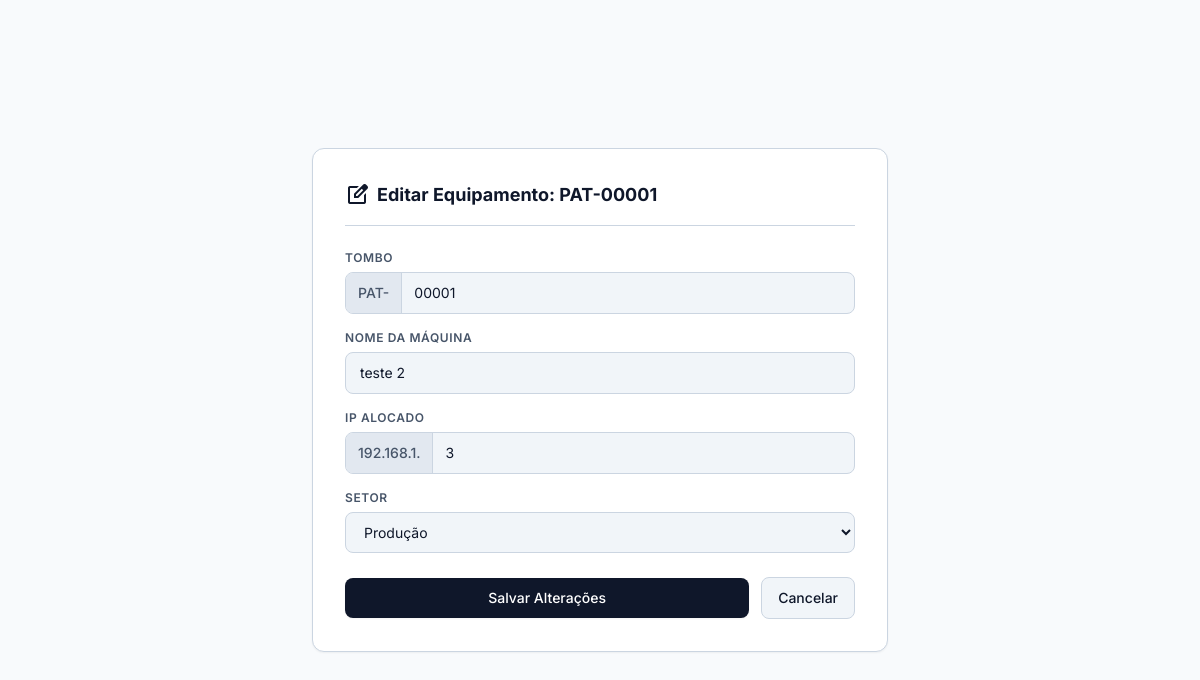
Page /painel/editar/2/ (signed in) on the earlier database version.
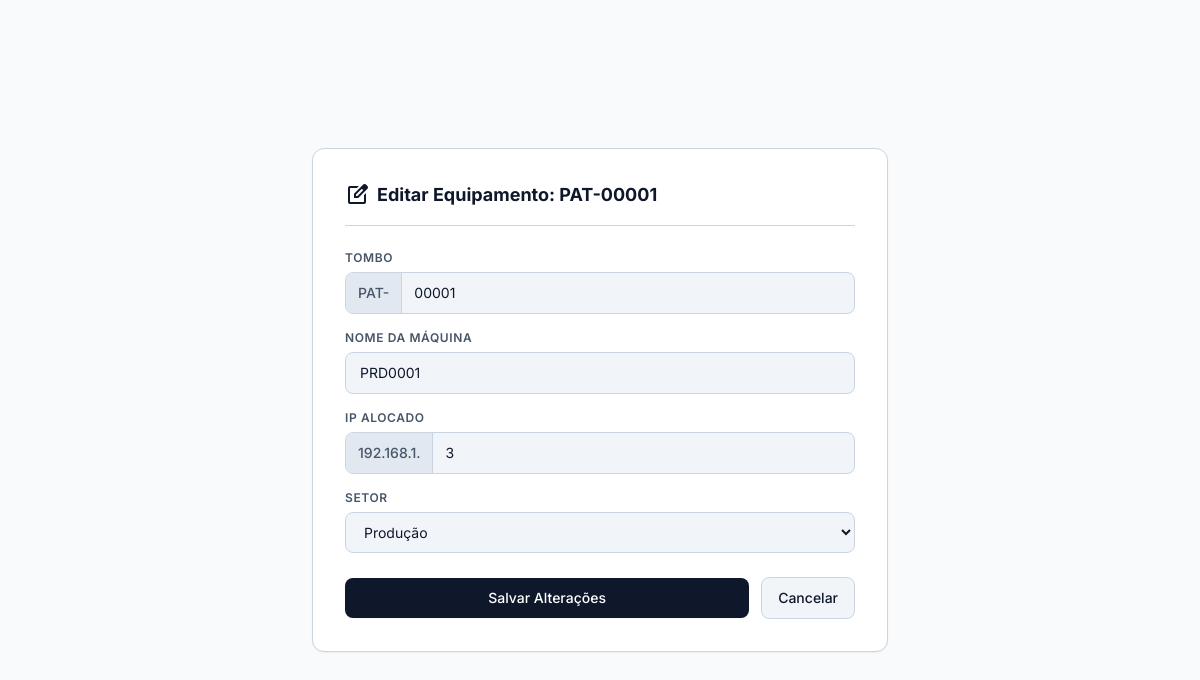
Same page on the later database version.
### core/models.py (models this page shows, shortened)
class Equipamento(models.Model):
    tombo = models.CharField(max_length=6, unique=True, verbose_name="Tombo")
    nome_maquina = models.CharField(max_length=100, unique=True, verbose_name="Nome da Máquina")
    ip_alocado = models.IntegerField(verbose_name="IP Alocado (Final)")
    setor = models.CharField(max_length=50, verbose_name="Setor")

### core/views.py (the view, shortened to what this page needs)
# urls.py: path('painel/editar/<int:pk>/', views.editar_patrimonio, name='editar_patrimonio'),
@login_required(login_url='login_ti')
def editar_patrimonio(request, pk):
    equipamento = get_object_or_404(Equipamento, pk=pk)
    return render(request, 'core/editar_patrimonio.html', {'equipamento': equipamento})

### core/templates/core/editar_patrimonio.html (shortened to what the changed rows need)
<!DOCTYPE html>
<html lang="pt-BR">
<head>
  <script src="https://cdn.tailwindcss.com"></script>
  <script id="tailwind-config">
    tailwind.config = {
      darkMode: "class",
      theme: {
        extend: {
          colors: {
            "surface": "#f8fafc",
            "surface-container": "#f1f5f9",
            "surface-container-high": "#e2e8f0",
            "surface-container-highest": "#cbd5e1",
            "surface-container-lowest": "#ffffff",
            "primary": "#0f172a",
            "on-primary": "#ffffff",
            "primary-container": "#1e293b",
            "on-primary-container": "#e2e8f0",
            "secondary": "#475569",
            "secondary-container": "#e0f2fe",
            "on-secondary-container": "#0369a1",
            "outline": "#94a3b8",
            "outline-variant": "#cbd5e1",
            "error": "#ef4444",
            "on-error": "#ffffff",
            "on-surface": "#0f172a",
            "on-surface-variant": "#475569"
          },
          fontFamily: {
            "body": ["Inter", "sans-serif"],
            "mono": ["JetBrains Mono", "monospace"]
          }
        }
      }
    }
  </script>
</head>
<body class="bg-surface font-body text-on-surface antialiased min-h-screen flex flex-col items-center justify-center p-6">
  <div class="max-w-xl w-full bg-surface-container-lowest border border-outline-variant rounded-xl p-8 shadow-sm flex flex-col gap-6">
    <div class="flex items-center justify-between border-b border-outline-variant pb-4">
      <div class="flex items-center gap-2">
        <span class="material-symbols-outlined text-primary text-[24px]">edit_square</span>
        <h1 class="font-bold text-primary text-lg">Editar Equipamento: PAT-{{ equipamento.tombo }}</h1>
      </div>
    </div>
    <form method="POST" class="flex flex-col gap-4">
      <div class="flex flex-col gap-1.5">
        <div class="flex items-center bg-surface-container border border-outline-variant rounded-lg overflow-hidden">
          <span class="text-sm font-medium text-on-surface-variant px-3 bg-surface-container-high py-2.5 border-r border-outline-variant">PAT-</span>
          <input class="w-full bg-transparent px-3 py-2.5 text-sm text-on-surface focus:outline-none" id="input-tombo" name="tombo" maxlength="6" value="{{ equipamento.tombo }}" type="text" required>
        </div>
      </div>
      <div class="flex flex-col gap-1.5">
        <label class="text-xs font-semibold text-on-surface-variant uppercase tracking-wider" for="input-nome-maquina">Nome da Máquina</label>
        <input class="w-full bg-surface-container border border-outline-variant rounded-lg px-3.5 py-2.5 text-sm text-on-surface focus:outline-none" id="input-nome-maquina" name="nome_maquina" value="{{ equipamento.nome_maquina }}" type="text" required>
      </div>
      <div class="flex flex-col gap-1.5">
        <div class="flex items-center bg-surface-container border border-outline-variant rounded-lg overflow-hidden">
          <span class="text-sm font-medium text-on-surface-variant px-3 bg-surface-container-high py-2.5 border-r border-outline-variant">192.168.1.</span>
          <input class="w-full bg-transparent px-3 py-2.5 text-sm text-on-surface focus:outline-none" id="input-ip" name="ip_alocado" max="254" min="1" value="{{ equipamento.ip_alocado }}" type="number" required>
        </div>
      </div>
      <div class="flex flex-col gap-1.5">
        <label class="text-xs font-semibold text-on-surface-variant uppercase tracking-wider" for="select-setor">Setor</label>
        <select class="w-full bg-surface-container border border-outline-variant rounded-lg px-3.5 py-2.5 text-sm text-on-surface focus:outline-none cursor-pointer" id="select-setor" name="setor" required>
          <option value="Produção" {% if equipamento.setor == "Produção" %}selected{% endif %}>Produção</option>
        </select>
      </div>
    </form>
  </div>
</body>
</html>

Differences in the rows shown:
changed Equipamento "Produção": nome_maquina "teste 2" → "PRD0001"
